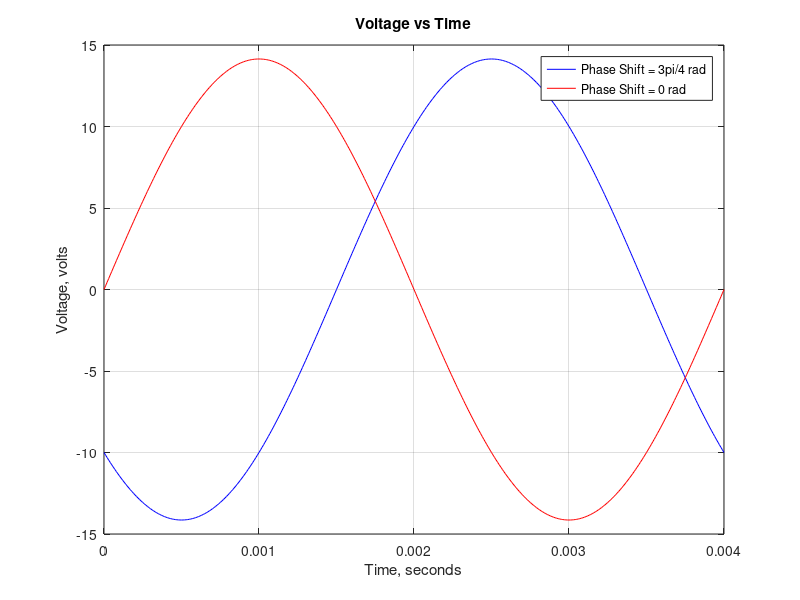

MATLAB code for this plot:
clc;
clear;
close all;

t = 0:0.00001:0.004;
v1 = 10*sqrt(2)*sin(500*pi*t - 3*pi/4);
v2 = 10*sqrt(2)*sin(500*pi*t);

plot(t,v1,'b');
hold on;
plot(t,v2,'r');
title('Voltage vs Time');
xlabel('Time, seconds');
ylabel('Voltage, volts');
legend('Phase Shift = 3pi/4 rad','Phase Shift = 0 rad');
grid on;